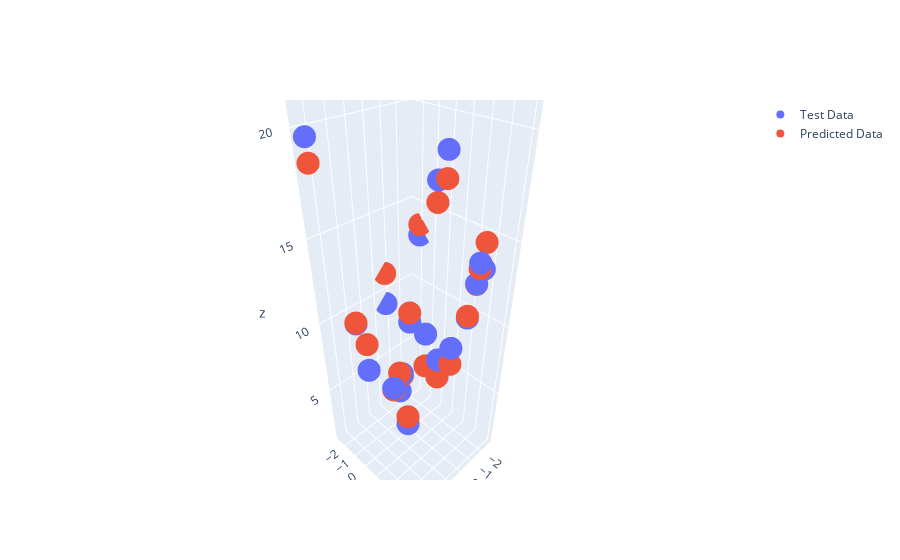

The code cell stored with this chart in its notebook:
### Code cell
# Polynomial Regression with multiple variables (continue)

# color=np.empty(Y_train.size).fill(1)
# fig.scatter_3d(df, x=X_train[:, 0], y=X_train[:, 1], z=Y_train, color=color, title="Training Data")

# Visualize data
fig = go.Figure()
fig.add_scatter3d(x=X_train[:,0], y=X_train[:,1], z=Y_train, mode="markers", name="Training Data")
fig.add_scatter3d(x=X_test[:,0], y=X_test[:,1], z=Y_test, mode="markers", name="Test Data")
fig.add_scatter3d(x=X_test[:,0], y=X_test[:,1], z=Y_pred, mode="markers", name="Predicted Data")
fig.show()

### Figure 1 — Plotly figure (JSON) as saved in the notebook; plotly's stock layout.template omitted (floating-point values rounded to 4 significant figures)
{"data": [{"mode": "markers", "name": "Test Data", "type": "scatter3d", "x": [-0.56, -2.347, -1.495, -1.746, -0.4244, 1.919, -1.713, 2.635, 1.736, -2.078, 3.554, 2.672, -1.205, -0.6509, -1.701, 0.3106, -2.79, -1.896, -1.556, 0.1445], "y": [-1.244, 2.819, 2.687, -0.4368, -1.346, 3.472, 0.6171, -1.206, 3.731, 4.057, -2.175, -0.3704, 3.383, -2.629, -1.723, -1.12, -1.997, 2.773, 1.691, -0.05268], "z": [4.409, 13.19, 10.56, 7.436, 2.886, 19.12, 6.083, 10.31, 20.21, 23.21, 19.76, 7.633, 14.29, 9.11, 7.632, 3.867, 13.06, 12.52, 7.802, 1.291]}, {"mode": "markers", "name": "Predicted Data", "type": "scatter3d", "x": [-0.56, -2.347, -1.495, -1.746, -0.4244, 1.919, -1.713, 2.635, 1.736, -2.078, 3.554, 2.672, -1.205, -0.6509, -1.701, 0.3106, -2.79, -1.896, -1.556, 0.1445], "y": [-1.244, 2.819, 2.687, -0.4368, -1.346, 3.472, 0.6171, -1.206, 3.731, 4.057, -2.175, -0.3704, 3.383, -2.629, -1.723, -1.12, -1.997, 2.773, 1.691, -0.05268], "z": [4.274, 14.67, 10.68, 4.833, 4.495, 18.27, 4.652, 10.37, 19.19, 21.79, 18.69, 9.461, 13.98, 11.21, 8.335, 3.721, 13.7, 12.49, 6.577, 1.964]}], "layout": {}}
